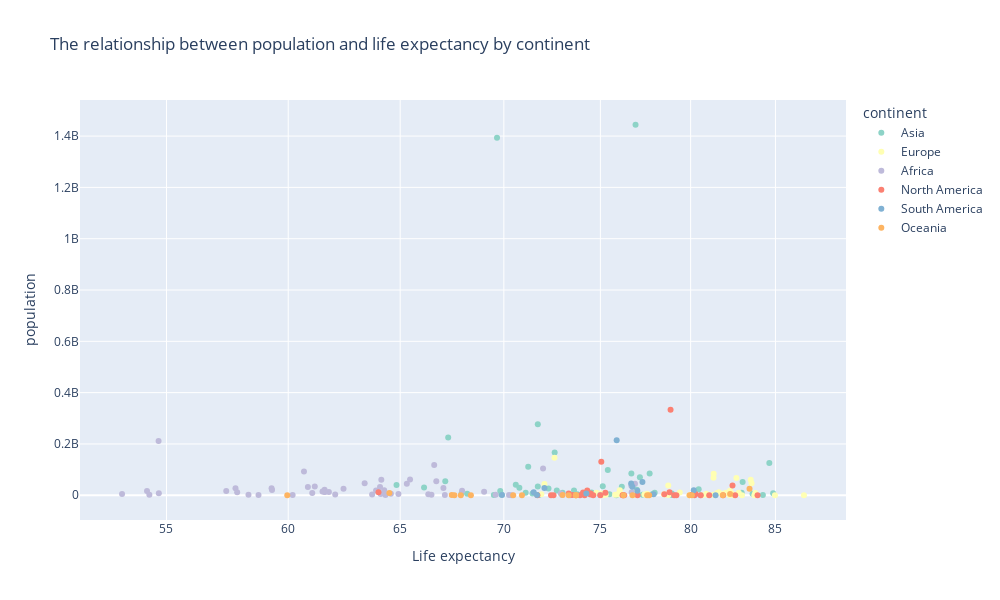

Notebook source saved alongside this figure:
### Code cell
fig = px.scatter(df_filtered3,
                 x='life_expectancy',
                 y='population',
                 color='continent',  # Kolorowanie według kontynentu
                 size_max=50,
                 title='The relationship between population and life expectancy by continent',
                 color_discrete_sequence=px.colors.qualitative.Set3, 
                 log_x = True,
                 width = 1000,
                 height = 600
                 )

fig.update_xaxes(type='log', title='Life expectancy')
fig.update_layout(xaxis=dict(type='log'))

fig.show()
